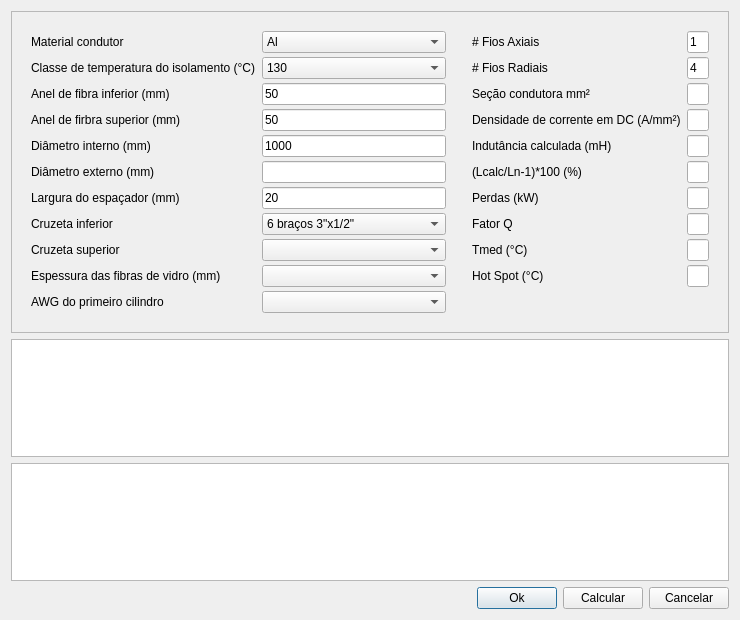
<?xml version="1.0" encoding="UTF-8"?>
<ui version="4.0">
 <class>DialogConstr</class>
 <widget class="QDialog" name="DialogConstr">
  <property name="geometry">
   <rect>
    <x>0</x>
    <y>0</y>
    <width>733</width>
    <height>620</height>
   </rect>
  </property>
  <property name="windowTitle">
   <string>Dados construtivos</string>
  </property>
  <property name="windowIcon">
   <iconset resource="../img/bree.qrc">
    <normaloff>:/bree/ruler.png</normaloff>:/bree/ruler.png</iconset>
  </property>
  <property name="sizeGripEnabled">
   <bool>false</bool>
  </property>
  <property name="modal">
   <bool>true</bool>
  </property>
  <layout class="QVBoxLayout" name="verticalLayout">
   <item>
    <widget class="QFrame" name="frame">
     <property name="frameShape">
      <enum>QFrame::StyledPanel</enum>
     </property>
     <property name="frameShadow">
      <enum>QFrame::Raised</enum>
     </property>
     <layout class="QHBoxLayout" name="horizontalLayout_2">
      <item>
       <layout class="QFormLayout" name="formLayout">
        <property name="sizeConstraint">
         <enum>QLayout::SetDefaultConstraint</enum>
        </property>
        <property name="formAlignment">
         <set>Qt::AlignLeading|Qt::AlignLeft|Qt::AlignTop</set>
        </property>
        <property name="horizontalSpacing">
         <number>6</number>
        </property>
        <property name="verticalSpacing">
         <number>4</number>
        </property>
        <property name="leftMargin">
         <number>10</number>
        </property>
        <property name="topMargin">
         <number>10</number>
        </property>
        <property name="rightMargin">
         <number>10</number>
        </property>
        <property name="bottomMargin">
         <number>10</number>
        </property>
        <item row="0" column="0">
         <widget class="QLabel" name="normaLabel">
          <property name="text">
           <string>Material condutor</string>
          </property>
         </widget>
        </item>
        <item row="0" column="1">
         <widget class="QComboBox" name="condutorComboBox">
          <item>
           <property name="text">
            <string>Al</string>
           </property>
          </item>
          <item>
           <property name="text">
            <string>Cu</string>
           </property>
          </item>
          <item>
           <property name="text">
            <string>Inox AISI 304</string>
           </property>
          </item>
          <item>
           <property name="text">
            <string>Inox AISI 310</string>
           </property>
          </item>
          <item>
           <property name="text">
            <string>ANSI C57.21 - Reator Shunt</string>
           </property>
          </item>
          <item>
           <property name="text">
            <string>Liga de Al</string>
           </property>
          </item>
         </widget>
        </item>
        <item row="1" column="0">
         <widget class="QLabel" name="label_4">
          <property name="text">
           <string>Classe de temperatura do isolamento (°C)</string>
          </property>
         </widget>
        </item>
        <item row="1" column="1">
         <widget class="QComboBox" name="comboBoxClasse">
          <item>
           <property name="text">
            <string>130</string>
           </property>
          </item>
          <item>
           <property name="text">
            <string>155</string>
           </property>
          </item>
          <item>
           <property name="text">
            <string>180</string>
           </property>
          </item>
         </widget>
        </item>
        <item row="2" column="0">
         <widget class="QLabel" name="frequNciaHzLabel">
          <property name="text">
           <string>Anel de fibra inferior (mm)</string>
          </property>
         </widget>
        </item>
        <item row="2" column="1">
         <widget class="QLineEdit" name="inputAnelInf">
          <property name="inputMask">
           <string/>
          </property>
          <property name="text">
           <string>50</string>
          </property>
          <property name="placeholderText">
           <string>Entre com a frequência industrial</string>
          </property>
         </widget>
        </item>
        <item row="3" column="0">
         <widget class="QLabel" name="tensONominalVLabel">
          <property name="text">
           <string>Anel de firbra superior (mm) </string>
          </property>
         </widget>
        </item>
        <item row="3" column="1">
         <widget class="QLineEdit" name="inputAnelSup">
          <property name="text">
           <string>50</string>
          </property>
         </widget>
        </item>
        <item row="4" column="0">
         <widget class="QLabel" name="nBIKVLabel">
          <property name="text">
           <string>Diâmetro interno (mm)</string>
          </property>
         </widget>
        </item>
        <item row="4" column="1">
         <widget class="QLineEdit" name="inputDi">
          <property name="text">
           <string>1000</string>
          </property>
         </widget>
        </item>
        <item row="5" column="0">
         <widget class="QLabel" name="label_3">
          <property name="text">
           <string>Diâmetro externo (mm)</string>
          </property>
         </widget>
        </item>
        <item row="5" column="1">
         <widget class="QLineEdit" name="inputDs">
          <property name="readOnly">
           <bool>true</bool>
          </property>
         </widget>
        </item>
        <item row="6" column="0">
         <widget class="QLabel" name="altitudeMLabel">
          <property name="text">
           <string>Largura do espaçador (mm)</string>
          </property>
         </widget>
        </item>
        <item row="6" column="1">
         <widget class="QLineEdit" name="inputLargEsp">
          <property name="text">
           <string>20</string>
          </property>
         </widget>
        </item>
        <item row="7" column="0">
         <widget class="QLabel" name="imputVento">
          <property name="text">
           <string>Cruzeta inferior</string>
          </property>
         </widget>
        </item>
        <item row="7" column="1">
         <widget class="QComboBox" name="comboBoxCruzInf">
          <property name="currentIndex">
           <number>4</number>
          </property>
          <item>
           <property name="text">
            <string>6 braços 5&quot;x1/2&quot;</string>
           </property>
          </item>
          <item>
           <property name="text">
            <string>6 braços 4&quot;x1/2&quot;</string>
           </property>
          </item>
          <item>
           <property name="text">
            <string>8 braços 3&quot;x1/2&quot;</string>
           </property>
          </item>
          <item>
           <property name="text">
            <string>6 braços 3&quot;x1/2&quot;</string>
           </property>
          </item>
          <item>
           <property name="text">
            <string>6 braços 3&quot;x1/2&quot;</string>
           </property>
          </item>
          <item>
           <property name="text">
            <string>4 braços 3&quot;x1/2&quot;</string>
           </property>
          </item>
          <item>
           <property name="text">
            <string>3 braços 3&quot;x1/2&quot;</string>
           </property>
          </item>
         </widget>
        </item>
        <item row="8" column="0">
         <widget class="QLabel" name="labelICC">
          <property name="text">
           <string>Cruzeta superior</string>
          </property>
         </widget>
        </item>
        <item row="8" column="1">
         <widget class="QComboBox" name="comboBoxCruzSup"/>
        </item>
        <item row="9" column="0">
         <widget class="QLabel" name="label_6">
          <property name="text">
           <string>Espessura das fibras de vidro (mm)</string>
          </property>
         </widget>
        </item>
        <item row="9" column="1">
         <widget class="QComboBox" name="comboBoxFibra"/>
        </item>
        <item row="10" column="0">
         <widget class="QLabel" name="label_5">
          <property name="text">
           <string>AWG do primeiro cilindro</string>
          </property>
         </widget>
        </item>
        <item row="10" column="1">
         <widget class="QComboBox" name="comboBoxAWG"/>
        </item>
       </layout>
      </item>
      <item>
       <layout class="QFormLayout" name="formLayout_4">
        <property name="verticalSpacing">
         <number>4</number>
        </property>
        <property name="leftMargin">
         <number>10</number>
        </property>
        <property name="topMargin">
         <number>10</number>
        </property>
        <property name="rightMargin">
         <number>10</number>
        </property>
        <property name="bottomMargin">
         <number>10</number>
        </property>
        <item row="0" column="0">
         <widget class="QLabel" name="duraOSLabel">
          <property name="text">
           <string># Fios Axiais</string>
          </property>
         </widget>
        </item>
        <item row="0" column="1">
         <widget class="QLineEdit" name="inputAxial">
          <property name="text">
           <string>1</string>
          </property>
         </widget>
        </item>
        <item row="1" column="0">
         <widget class="QLabel" name="iccPicoKALabel">
          <property name="text">
           <string># Fios Radiais</string>
          </property>
         </widget>
        </item>
        <item row="1" column="1">
         <widget class="QLineEdit" name="inputRadial">
          <property name="text">
           <string>4</string>
          </property>
         </widget>
        </item>
        <item row="2" column="0">
         <widget class="QLabel" name="temperaturaAmbienteCLabel">
          <property name="text">
           <string>Seção condutora mm²</string>
          </property>
         </widget>
        </item>
        <item row="2" column="1">
         <widget class="QLineEdit" name="inputSecao">
          <property name="text">
           <string/>
          </property>
          <property name="readOnly">
           <bool>true</bool>
          </property>
         </widget>
        </item>
        <item row="3" column="0">
         <widget class="QLabel" name="temperaturaDeReferNciaCLabel">
          <property name="text">
           <string>Densidade de corrente em DC (A/mm²)</string>
          </property>
         </widget>
        </item>
        <item row="3" column="1">
         <widget class="QLineEdit" name="inputJdc">
          <property name="text">
           <string/>
          </property>
          <property name="readOnly">
           <bool>true</bool>
          </property>
         </widget>
        </item>
        <item row="4" column="0">
         <widget class="QLabel" name="indutNciaNominalMHLabel">
          <property name="text">
           <string>Indutância calculada (mH)</string>
          </property>
         </widget>
        </item>
        <item row="4" column="1">
         <widget class="QLineEdit" name="inputLcalc">
          <property name="readOnly">
           <bool>true</bool>
          </property>
         </widget>
        </item>
        <item row="5" column="0">
         <widget class="QLabel" name="indutNciaAlvoMHLabel">
          <property name="text">
           <string>(Lcalc/Ln-1)*100 (%)</string>
          </property>
         </widget>
        </item>
        <item row="5" column="1">
         <widget class="QLineEdit" name="inputErro">
          <property name="readOnly">
           <bool>true</bool>
          </property>
         </widget>
        </item>
        <item row="6" column="0">
         <widget class="QLabel" name="correnteNominalALabel">
          <property name="text">
           <string>Perdas (kW)</string>
          </property>
         </widget>
        </item>
        <item row="6" column="1">
         <widget class="QLineEdit" name="inputPerdas">
          <property name="readOnly">
           <bool>true</bool>
          </property>
         </widget>
        </item>
        <item row="7" column="0">
         <widget class="QLabel" name="correnteTotalALabel">
          <property name="text">
           <string>Fator Q</string>
          </property>
         </widget>
        </item>
        <item row="7" column="1">
         <widget class="QLineEdit" name="inpuQ">
          <property name="readOnly">
           <bool>true</bool>
          </property>
         </widget>
        </item>
        <item row="8" column="0">
         <widget class="QLabel" name="label">
          <property name="text">
           <string>Tmed (°C)</string>
          </property>
         </widget>
        </item>
        <item row="8" column="1">
         <widget class="QLineEdit" name="InputTmed">
          <property name="text">
           <string/>
          </property>
          <property name="readOnly">
           <bool>true</bool>
          </property>
         </widget>
        </item>
        <item row="9" column="0">
         <widget class="QLabel" name="label_2">
          <property name="text">
           <string>Hot Spot (°C)</string>
          </property>
         </widget>
        </item>
        <item row="9" column="1">
         <widget class="QLineEdit" name="inputHotSpot">
          <property name="text">
           <string/>
          </property>
          <property name="readOnly">
           <bool>true</bool>
          </property>
         </widget>
        </item>
       </layout>
      </item>
     </layout>
    </widget>
   </item>
   <item>
    <widget class="QTableView" name="tableViewCil"/>
   </item>
   <item>
    <widget class="QTableView" name="tableViewCam"/>
   </item>
   <item>
    <layout class="QHBoxLayout" name="horizontalLayout">
     <item>
      <spacer name="horizontalSpacer">
       <property name="orientation">
        <enum>Qt::Horizontal</enum>
       </property>
       <property name="sizeHint" stdset="0">
        <size>
         <width>40</width>
         <height>20</height>
        </size>
       </property>
      </spacer>
     </item>
     <item>
      <widget class="QPushButton" name="btn_Ok">
       <property name="text">
        <string>Ok</string>
       </property>
      </widget>
     </item>
     <item>
      <widget class="QPushButton" name="btn_calc">
       <property name="text">
        <string>Calcular</string>
       </property>
      </widget>
     </item>
     <item>
      <widget class="QPushButton" name="btn_cancel">
       <property name="text">
        <string>Cancelar</string>
       </property>
      </widget>
     </item>
    </layout>
   </item>
  </layout>
 </widget>
 <tabstops>
  <tabstop>tableViewCil</tabstop>
  <tabstop>tableViewCam</tabstop>
  <tabstop>btn_calc</tabstop>
  <tabstop>btn_Ok</tabstop>
  <tabstop>btn_cancel</tabstop>
 </tabstops>
 <resources>
  <include location="../img/bree.qrc"/>
 </resources>
 <connections/>
</ui>
